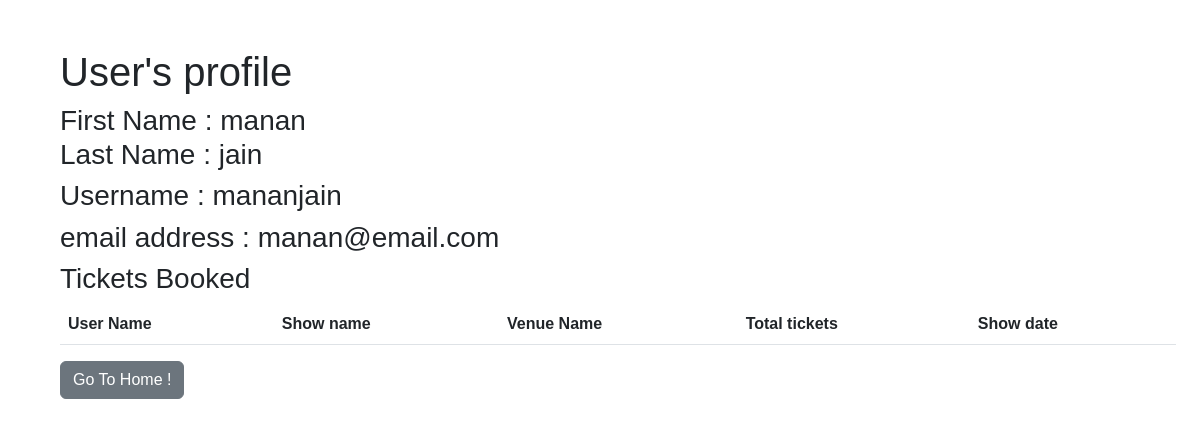
Before: /user_profile (signed in) with the older database file.
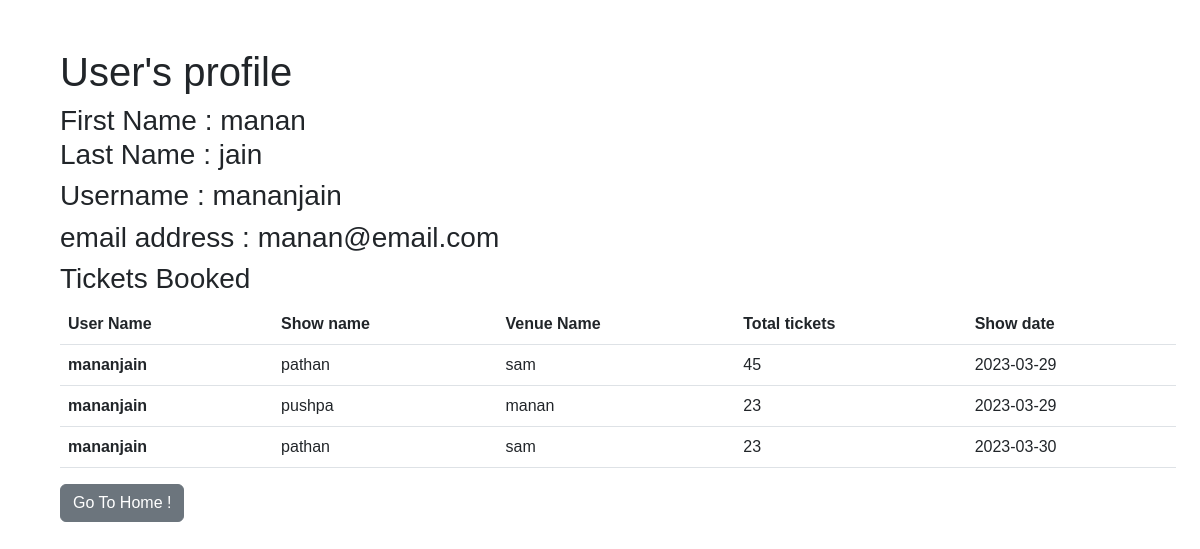
After: the same page with the newer database file.
### app/models/models.py (models this page shows, shortened)
class TicketsBooked(db.Model):
    __tablename__ = "ticket_booked"
    booking_id = db.Column(db.Integer, primary_key=True, autoincrement=True)
    username = db.Column(db.String, db.ForeignKey(
        'user.username'), nullable=False)
    showname = db.Column(db.String, db.ForeignKey(
        'shows.show_name'), nullable=False)
    venuename = db.Column(db.String, db.ForeignKey(
        'venues.venue_name'), nullable=False)
    totalticket = db.Column(db.Integer, nullable=False)
    reservation_date = db.Column(DATE(storage_format="%(day)02d/%(month)02d/%(year)04d",
                                      regexp=re.compile("(?P<day>\d+)/(?P<month>\d+)/(?P<year>\d+)")))
    venue = db.relationship(
        'Venues', backref=db.backref('ticket_booked', lazy=True))
    show = db.relationship(
        'Shows', backref=db.backref('ticket_booked', lazy=True))
    user = db.relationship(
        'User', backref=db.backref('ticket_booked', lazy=True))

### app/controllers/users/controllers.py (the view)
@controllers.route("/user_profile", methods=['GET', 'POST'])
@login_required
def get_user_profile():
    userdata = {
        "username": current_user.username,
        "first_name": current_user.first_name,
        "last_name": current_user.last_name,
        "email": current_user.email
    }
    tickets_booked = TicketsBooked.query.filter_by(username=current_user.username)
    return render_template("user/login_n_signup/user_profile.html.jinja2", user=userdata, tickets_booked=tickets_booked)

### app/controllers/auth.py (called while the page is built)
@login_manager.user_loader
def load_user(user_id):
    return User.query.get(int(user_id))

### app/templates/user/login_n_signup/user_profile.html.jinja2
{% extends "user/base.html.jinja2" %}
{% block content %}
    <div class="container m-5">
        <h1>User's profile</h1>
        <h3>
            First Name : {{user.first_name}}
            <br />
            Last Name : {{user.last_name}}
        </h3>
        <h3>
            Username : {{user.username}}
        </h3>
        <h3>
            email address : {{user.email}}
        </h3>
        <h3>
            Tickets Booked
        </h3>
        <div>
            <table class="table">
            <thead>
                <tr>
                    <th scope="col">User Name</th>
                    <th scope="col">Show name</th>
                    <th scope="col">Venue Name</th>
                    <th scope="col">Total tickets</th>
                    <th scope="col">Show date</th>
                </tr>
            </thead>
            <tbody>
                {% for booking in tickets_booked %}
                <tr>
                    <th scope="row">{{booking.username}}</th>
                    <td>{{booking.showname}}</td>
                    <td>{{booking.venuename}}</td>
                    <td>{{booking.totalticket}}</td>
                    <td>{{booking.reservation_date}}</td>
                </tr>
                {% endfor %}
            </tbody>
        </table>
        </div>
        <a href="/" class="btn btn-secondary">Go To Home !</a>
    </div>
{% endblock content %}

Changed rows visible on the page:
added TicketsBooked: username "mananjain", showname "pathan", venuename "sam", totalticket "45", reservation_date "2023-03-29"
added TicketsBooked: username "mananjain", showname "pushpa", venuename "manan", totalticket "23", reservation_date "2023-03-29"
added TicketsBooked: username "mananjain", showname "pathan", venuename "sam", totalticket "23", reservation_date "2023-03-30"
